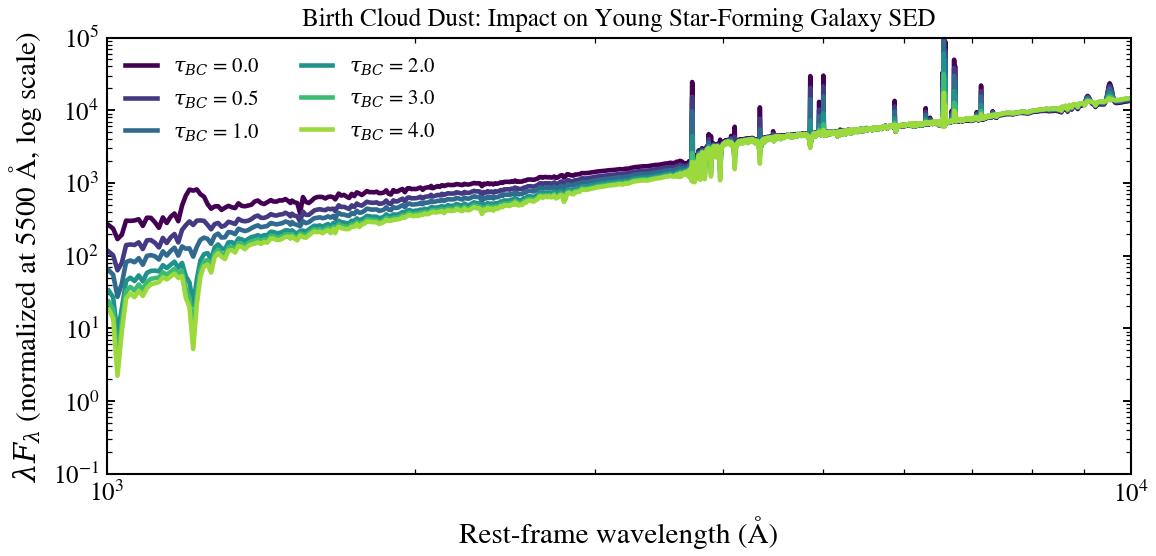

Write Python code to recreate this figure.
"""
Birth Cloud Optical Depth (τ_BC)
=================================

How does birth cloud dust optical depth reshape the SED of a young
star-forming galaxy? Higher τ_BC reddens the UV and suppresses nebular
emission from very young stars embedded in dust cocoons.
"""

# sphinx_gallery_thumbnail_number = 1

from pathlib import Path

import jax
import matplotlib.pyplot as plt

jax.config.update("jax_enable_x64", True)

from tengri import Fixed, Parameters, SEDModel, load_ssp_data
from tengri.analysis.plotting import SWEEP_CMAPS, setup_style, sweep_parameter

setup_style()


def _find_ssp():
    """Find SSP data file in standard locations."""
    name = "ssp_prsc_miles_chabrier_wNE_logGasU-3.0_logGasZ0.0.h5"
    for p in [
        Path("data") / name,
        Path("../data") / name,
        Path("../../data") / name,
        Path("../../../data") / name,
    ]:
        if p.exists():
            return str(p)
    return None


SSP_PATH = _find_ssp()
if SSP_PATH is None:
    raise FileNotFoundError("SSP data not found — skipping example")

ssp = load_ssp_data(SSP_PATH)

# --- Build model: young star-forming galaxy ---
spec = Parameters(
    sfh_tsnorm_log_peak_sfr=Fixed(1.0),
    sfh_tsnorm_peak_lbt_gyr=Fixed(0.5),  # Peak ~500 Myr ago (young)
    sfh_tsnorm_width_gyr=Fixed(0.3),
    sfh_tsnorm_skew=Fixed(0.2),
    sfh_tsnorm_trunc=Fixed(3.0),
    met_logzsol=Fixed(-0.3),  # Solar-ish
    dust_tau_bc=Fixed(1.0),  # Will sweep this
    dust_tau_diff=Fixed(0.3),  # Keep diffuse component modest
    dust_slope=Fixed(-0.7),  # Calzetti-like
    redshift=Fixed(0.1),
)
model = SEDModel(spec, ssp)

# --- Sweep τ_BC ---
values = [0.0, 0.5, 1.0, 2.0, 3.0, 4.0]
fig, ax = sweep_parameter(
    model,
    "dust_tau_bc",
    values,
    cmap=SWEEP_CMAPS["dust"],
    label_fmt=r"$\tau_{{BC}}$ = {:.1f}",
    wave_range=(1000, 10000),
)
ax.set_yscale("log")
ax.set_ylim(1e-1, 1e5)
ax.set_title("Birth Cloud Dust: Impact on Young Star-Forming Galaxy SED", fontsize=12)
ax.set_ylabel(r"$\lambda F_\lambda$ (normalized at 5500 Å, log scale)")
plt.tight_layout()
plt.savefig("plot_tau_bc_sweep.png", dpi=150, bbox_inches="tight")
plt.show()
